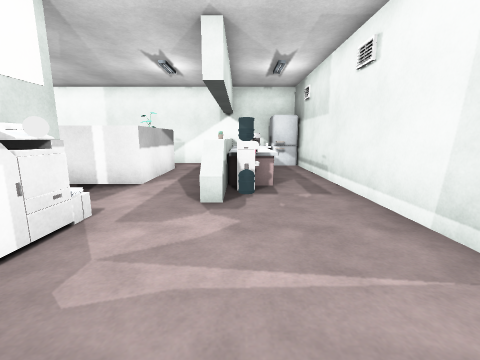
view 1 (above)

22 first-person views from a walk through a 3-D level made in the Unity game engine. The camera is 1.2 m above the floor, tilts 10° down and sees 90° across. Doors are open. The floor is counted in squares, 1 m on a side. Each view is taken from the middle of a square. On the plan, view 1 faces up. The plan holds only what a view shows up to about 12 squares ahead; the rest is blank. The player character is not drawn.

view 2
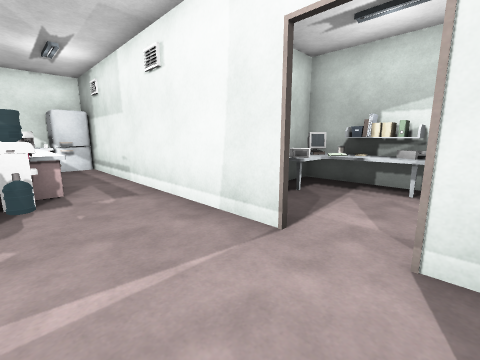

view 3
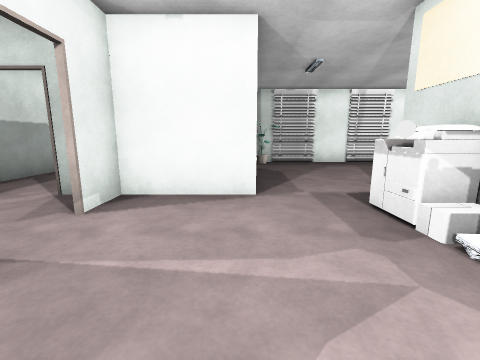

view 4
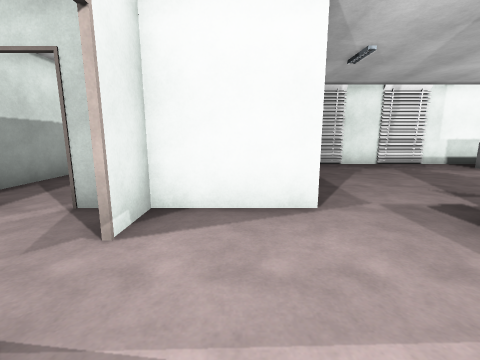

view 5
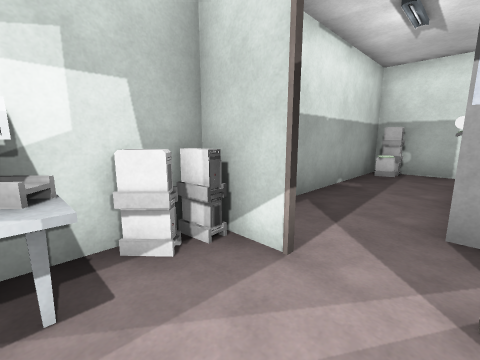

view 6
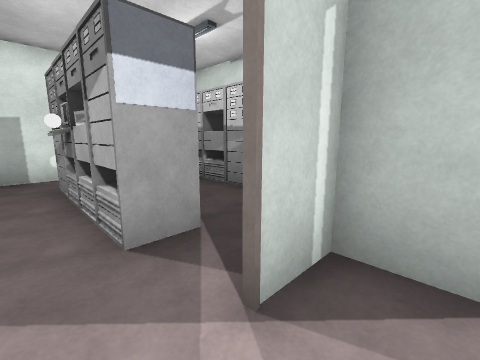

view 7
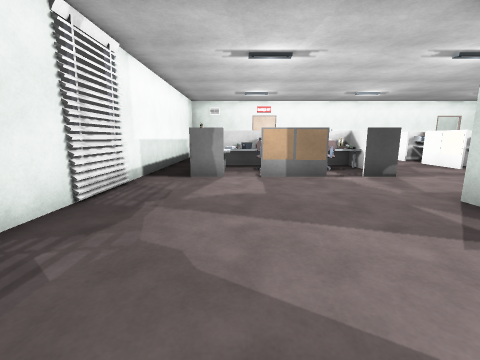

view 8
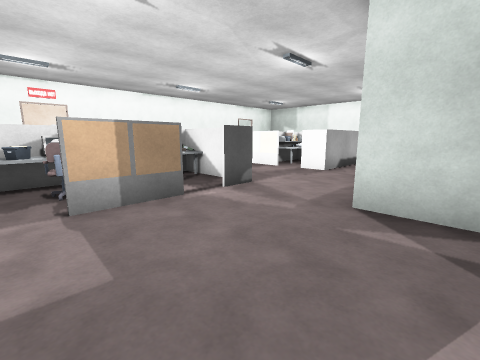

view 9
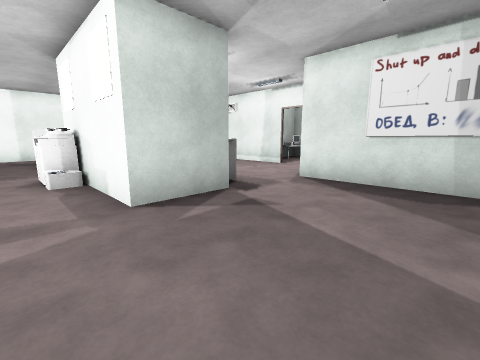

view 10
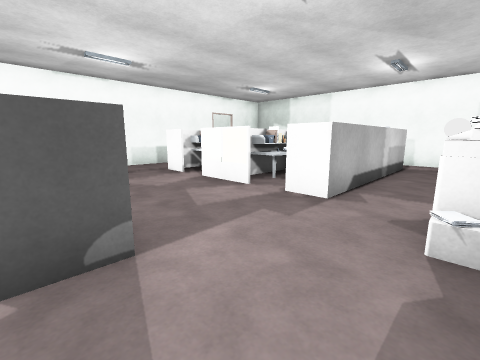

view 11
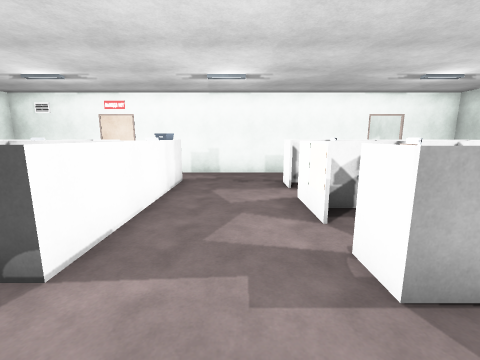

view 12
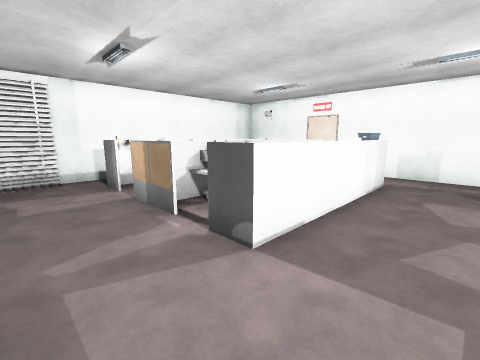

view 13
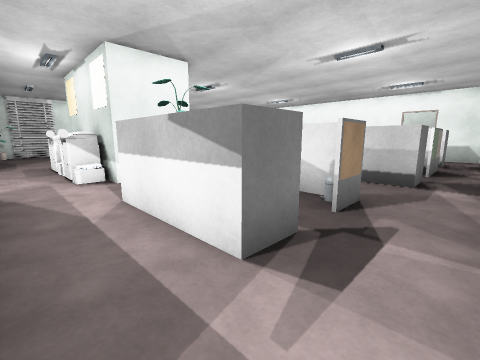

view 14
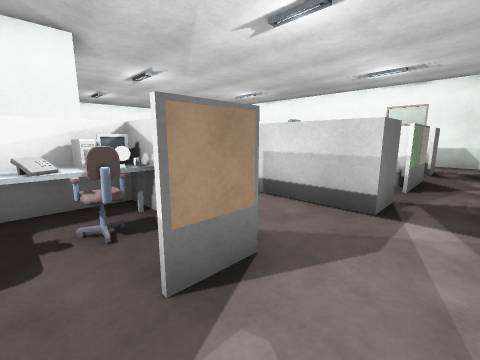

view 15
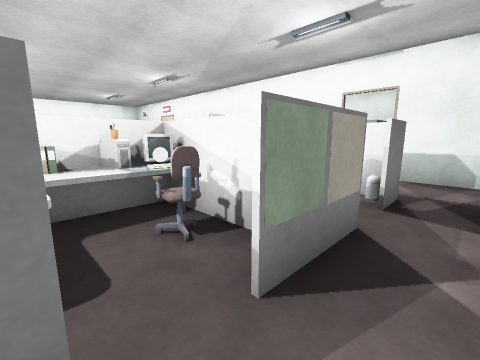

view 16
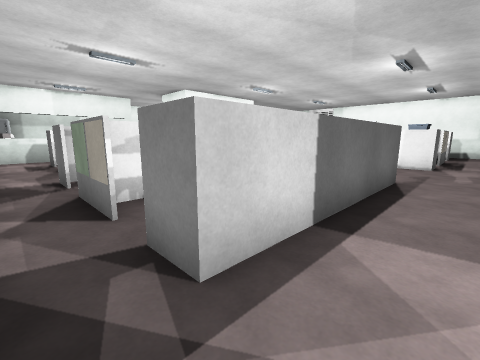

view 17
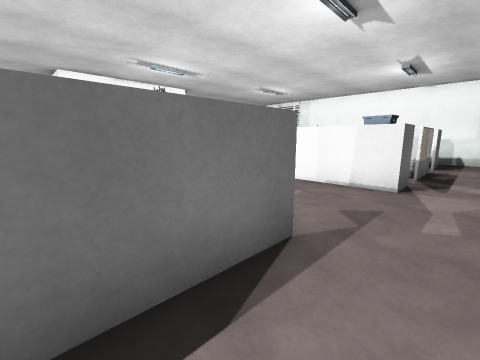

view 18
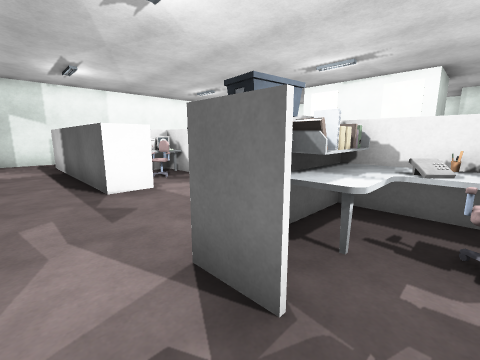

view 19
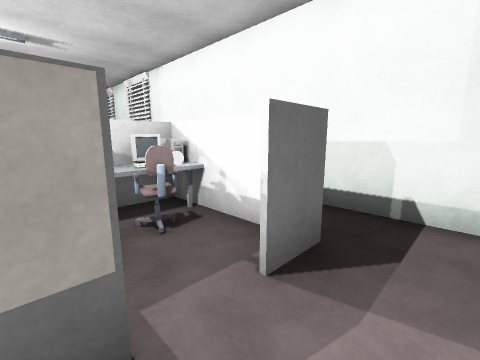

view 20
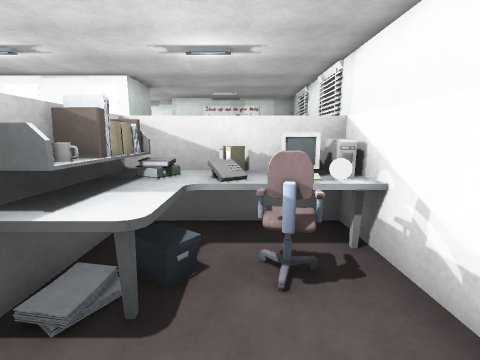

view 21
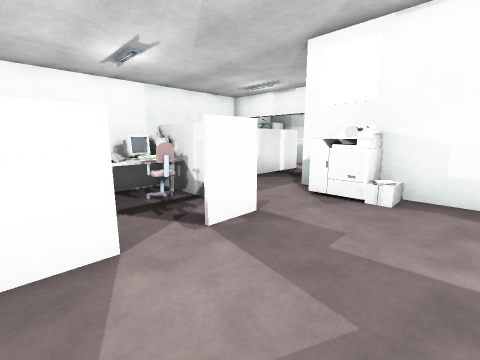

view 22
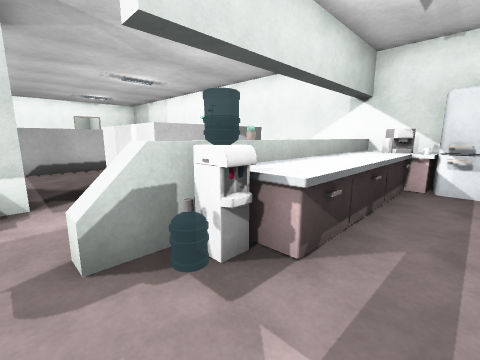

### Floor plan
Ten units are one square. View 1 is at (0, 0); x grows to the right and y downward. Boxes are objects, and circles mark ways between rooms. Rooms are numbered by the first view taken in them; rooms with no view inside come last. Other rooms are left out.
<svg viewBox="-180 -121 252 211">
<path fill="none" stroke="#000" d="M-33 8 -55 8 -55 -6M-3 26 -3 10 39 10M-84 22 -84 44M-84 1 -84 12M26 -1 26 11M-95 33 -90 33M-95 2 -132 2M25 -16 25 -66M-31 -42 -31 -16M39 84 67 84 67 -38 58 -38M4 -59 4 -54 -1 -54M-3 -65 -3 -44M-133 81 -8 81M-147 22 -147 33 -135 33M-148 44 -148 22M-147 55 -147 65 -116 65M-148 6 -148 1M-148 66 -148 55M-169 -6 -169 81 -140 81M-115 -67 -120 -67M-144 -45 -144 -38M-134 -35 -145 -35 -145 -46M-113 -90 -113 -96M-145 -84 -145 -99 -134 -99M-124 -99 -102 -99M-112 -99 -112 -85M-81 -49 -81 -55M-81 -45 -81 -35 -91 -35M-144 -99 -144 -85M-91 -99 -81 -99M-169 -65 -169 -6M-136 -116 -169 -116 -169 -91M-148 1 -84 1M-55 -34 -55 -42M-75 -116 -90 -116M-55 -6 -55 -25M-26 -66 -26 -62 -59 -62M-36 -94 -26 -94 -26 -84M-57 -90 -57 -81M-59 -94 -48 -94M-58 -63 -39 -63M-55 -42 -31 -42M-81 -99 -81 -84M25 -66 25 -108M-81 -55 -81 -45M15 -116 -65 -116M-65 -116 -75 -116"/>
<rect x="-145" y="5" width="10" height="10" fill="#bbb"><title>other object</title></rect>
<rect x="-135" y="55" width="10" height="10" fill="#bbb"><title>other object</title></rect>
<rect x="-135" y="45" width="10" height="10" fill="#bbb"><title>other object</title></rect>
<rect x="-135" y="35" width="10" height="10" fill="#bbb"><title>other object</title></rect>
<rect x="-135" y="15" width="10" height="10" fill="#bbb"><title>other object</title></rect>
<rect x="-135" y="5" width="20" height="10" fill="#bbb"><title>other object</title></rect>
<rect x="-125" y="55" width="10" height="10" fill="#bbb"><title>other object</title></rect>
<rect x="-125" y="45" width="10" height="10" fill="#bbb"><title>other object</title></rect>
<rect x="-125" y="35" width="10" height="10" fill="#bbb"><title>other object</title></rect>
<rect x="-125" y="15" width="10" height="10" fill="#bbb"><title>other object</title></rect>
<rect x="-115" y="55" width="10" height="10" fill="#bbb"><title>other object</title></rect>
<rect x="-115" y="45" width="10" height="10" fill="#bbb"><title>other object</title></rect>
<rect x="-115" y="35" width="10" height="10" fill="#bbb"><title>other object</title></rect>
<rect x="-105" y="35" width="10" height="10" fill="#bbb"><title>other object</title></rect>
<rect x="-105" y="5" width="10" height="10" fill="#bbb"><title>other object</title></rect>
<rect x="-95" y="55" width="10" height="10" fill="#bbb"><title>other object</title></rect>
<rect x="-35" y="-5" width="20" height="10" fill="#bbb"><title>other object</title></rect>
<rect x="-35" y="-15" width="10" height="10" fill="#bbb"><title>other object</title></rect>
<rect x="-35" y="-35" width="10" height="10" fill="#bbb"><title>other object</title></rect>
<rect x="-15" y="65" width="10" height="10" fill="#bbb"><title>other object</title></rect>
<rect x="-5" y="65" width="20" height="10" fill="#bbb"><title>other object</title></rect>
<rect x="-5" y="55" width="20" height="10" fill="#bbb"><title>other object</title></rect>
<rect x="-5" y="35" width="20" height="20" fill="#bbb"><title>other object</title></rect>
<rect x="25" y="55" width="20" height="10" fill="#bbb"><title>other object</title></rect>
<rect x="25" y="45" width="10" height="10" fill="#bbb"><title>other object</title></rect>
<rect x="25" y="25" width="20" height="20" fill="#bbb"><title>other object</title></rect>
<rect x="35" y="45" width="10" height="10" fill="#bbb"><title>other object</title></rect>
<rect x="35" y="-35" width="10" height="10" fill="#bbb"><title>other object</title></rect>
<rect x="45" y="-35" width="10" height="10" fill="#bbb"><title>other object</title></rect>
<rect x="55" y="75" width="10" height="10" fill="#bbb"><title>other object</title></rect>
<rect x="55" y="65" width="10" height="10" fill="#bbb"><title>other object</title></rect>
<rect x="55" y="5" width="10" height="10" fill="#bbb"><title>other object</title></rect>
<rect x="55" y="-5" width="10" height="10" fill="#bbb"><title>other object</title></rect>
<rect x="55" y="-15" width="10" height="10" fill="#bbb"><title>other object</title></rect>
<rect x="55" y="-25" width="10" height="10" fill="#bbb"><title>other object</title></rect>
<rect x="55" y="-35" width="10" height="10" fill="#bbb"><title>other object</title></rect>
<rect x="-145" y="-55" width="10" height="10" fill="#bbb"><title>other object</title></rect>
<rect x="-135" y="-65" width="10" height="10" fill="#bbb"><title>other object</title></rect>
<rect x="-125" y="-45" width="10" height="10" fill="#bbb"><title>other object</title></rect>
<rect x="-125" y="-55" width="10" height="10" fill="#bbb"><title>other object</title></rect>
<rect x="-125" y="-65" width="10" height="10" fill="#bbb"><title>other object</title></rect>
<rect x="-125" y="-85" width="10" height="10" fill="#bbb"><title>other object</title></rect>
<rect x="-115" y="-45" width="10" height="10" fill="#bbb"><title>other object</title></rect>
<rect x="-115" y="-55" width="10" height="10" fill="#bbb"><title>other object</title></rect>
<rect x="-115" y="-65" width="10" height="10" fill="#bbb"><title>other object</title></rect>
<rect x="-115" y="-75" width="10" height="10" fill="#bbb"><title>other object</title></rect>
<rect x="-115" y="-85" width="10" height="10" fill="#bbb"><title>other object</title></rect>
<rect x="-105" y="-75" width="10" height="10" fill="#bbb"><title>other object</title></rect>
<rect x="-105" y="-85" width="10" height="10" fill="#bbb"><title>other object</title></rect>
<rect x="-95" y="-55" width="10" height="10" fill="#bbb"><title>other object</title></rect>
<rect x="-95" y="-65" width="10" height="10" fill="#bbb"><title>other object</title></rect>
<rect x="-95" y="-75" width="10" height="10" fill="#bbb"><title>other object</title></rect>
<rect x="-85" y="-65" width="10" height="10" fill="#bbb"><title>other object</title></rect>
<rect x="-65" y="-35" width="10" height="10" fill="#bbb"><title>other object</title></rect>
<rect x="-65" y="-75" width="10" height="10" fill="#bbb"><title>other object</title></rect>
<rect x="-55" y="-75" width="10" height="10" fill="#bbb"><title>other object</title></rect>
<rect x="-55" y="-85" width="10" height="10" fill="#bbb"><title>other object</title></rect>
<rect x="-45" y="-75" width="10" height="10" fill="#bbb"><title>other object</title></rect>
<rect x="-5" y="-105" width="20" height="50" fill="#bbb"><title>other object</title></rect>
<rect x="-5" y="-115" width="20" height="20" fill="#bbb"><title>other object</title></rect>
<rect x="5" y="-115" width="10" height="10" fill="#bbb"><title>other object</title></rect>
<rect x="15" y="-115" width="10" height="10" fill="#bbb"><title>other object</title></rect>
<circle cx="-155" cy="0" r="3" fill="#2a7"/>
<circle cx="-65" cy="5" r="3" fill="#2a7"/>
<circle cx="-15" cy="-45" r="3" fill="#2a7"/>
<circle cx="15" cy="-55" r="3" fill="#2a7"/>
<circle cx="-65" cy="-40" r="3" fill="#2a7"/>
<circle cx="-85" cy="-110" r="3" fill="#2a7"/>
<circle cx="-55" cy="-105" r="3" fill="#2a7"/>
<circle cx="-70" cy="-90" r="3" fill="#2a7"/>
<text x="-30" y="30">1</text>
<text x="-120" y="-60">2</text>
<text x="-30" y="-80">3</text>
<text x="-70" y="-110">4</text>
</svg>
Room 1 opens to room 2. Room 1 opens to room 3. Room 2 opens to room 3. Room 2 opens to room 4. Room 3 opens to room 4.

Where each view was taken, in squares from view 1:
view 1: 0 up, 0 right, facing up
view 2: 0 up, 0 right, facing up-right
view 3: 4 up, 0 right, facing down
view 4: 3 up, 1 right, facing down
view 5: 1 up, 4 right, facing down-right
view 6: 0 up, 5 right, facing down-left
view 7: 5 down, 1 left, facing left
view 8: 5 down, 4 left, facing up-left
view 9: 5 down, 7 left, facing up-right
view 10: 1 down, 6 left, facing up-left
view 11: 2 up, 6 left, facing left
view 12: 2 up, 6 left, facing down-left
view 13: 11 up, 1 left, facing down-left
view 14: 11 up, 4 left, facing down-left
view 15: 11 up, 9 left, facing down-left
view 16: 11 up, 16 left, facing down-right
view 17: 6 up, 16 left, facing down-right
view 18: 2 down, 16 left, facing up-right
view 19: 4 down, 16 left, facing down-right
view 20: 5 down, 15 left, facing right
view 21: 1 up, 11 left, facing up-right
view 22: 4 up, 2 right, facing up-left
